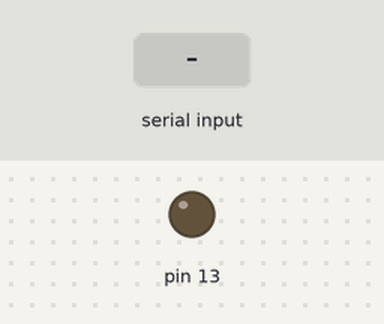
Bench run of a sketch on a simulated Arduino Uno, built with avr-gcc and run on an emulated ATmega328P. On the bench: output pins drawn as LEDs (lit = HIGH). The test bench sets the inputs (shaded band).

Above: at 1.2 s.
1.3 s: byte 123 (123) received over Serial
Timing chart, 0 to 4.3 s (numbered marks = the images above; inputs shaded):
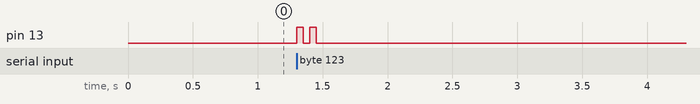

Measured:
- after the input at 1.3 s, pin 13: alternates HIGH for 0.05 s and LOW for 0.05 s, 4 changes in all, then stays LOW, starting at once

The sketch:

avr.ino
```cpp
void setup(){
    Serial.begin(115200);
    pinMode(13,OUTPUT);
}
void loop(){
    if(Serial.available()){
        int data=Serial.read();
        if(data==123){
            digitalWrite(13,HIGH);
            delay(50);
            digitalWrite(13,LOW);
            delay(50);
            digitalWrite(13,HIGH);
            delay(50);
            digitalWrite(13,LOW);
            delay(50);
        }
    }
}
```
